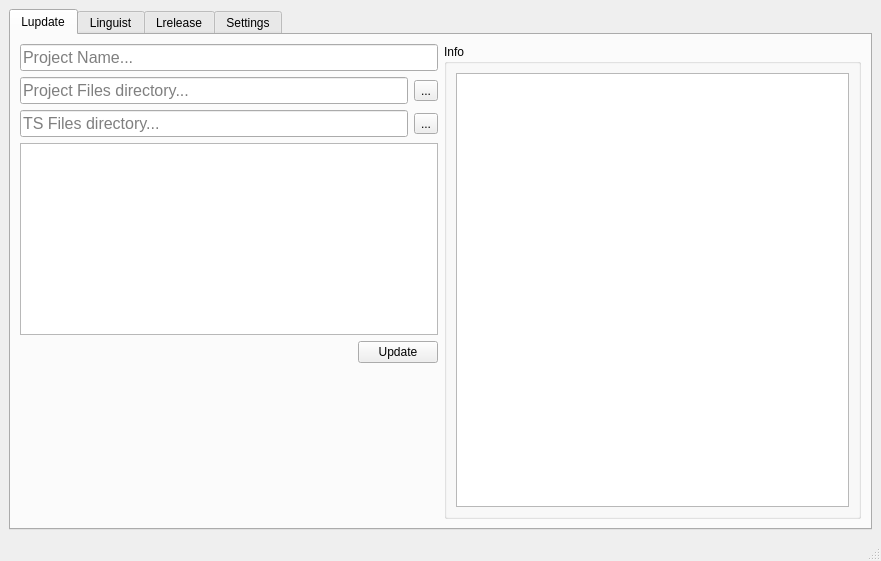
<?xml version="1.0" encoding="UTF-8"?>
<ui version="4.0">
 <class>MainWindow</class>
 <widget class="QMainWindow" name="MainWindow">
  <property name="geometry">
   <rect>
    <x>0</x>
    <y>0</y>
    <width>881</width>
    <height>561</height>
   </rect>
  </property>
  <property name="windowTitle">
   <string>MainWindow</string>
  </property>
  <widget class="QWidget" name="centralwidget">
   <layout class="QGridLayout" name="gridLayout_3">
    <item row="0" column="0">
     <widget class="QTabWidget" name="tabWidget">
      <property name="currentIndex">
       <number>0</number>
      </property>
      <widget class="QWidget" name="tab">
       <attribute name="title">
        <string>Lupdate</string>
       </attribute>
       <layout class="QGridLayout" name="gridLayout_5">
        <item row="1" column="0">
         <layout class="QHBoxLayout" name="horizontalLayout_4">
          <item>
           <widget class="QLineEdit" name="lineEditSourceCodePath">
            <property name="font">
             <font>
              <pointsize>12</pointsize>
             </font>
            </property>
            <property name="placeholderText">
             <string>Project Files directory...</string>
            </property>
           </widget>
          </item>
          <item>
           <widget class="QToolButton" name="toolButtonSourceCodePath">
            <property name="text">
             <string>...</string>
            </property>
           </widget>
          </item>
         </layout>
        </item>
        <item row="4" column="0">
         <layout class="QHBoxLayout" name="horizontalLayout_5">
          <item>
           <spacer name="horizontalSpacer">
            <property name="orientation">
             <enum>Qt::Horizontal</enum>
            </property>
            <property name="sizeHint" stdset="0">
             <size>
              <width>40</width>
              <height>20</height>
             </size>
            </property>
           </spacer>
          </item>
          <item>
           <widget class="QPushButton" name="pushButtonUpdateTsFiles">
            <property name="text">
             <string>Update</string>
            </property>
           </widget>
          </item>
         </layout>
        </item>
        <item row="2" column="0">
         <layout class="QHBoxLayout" name="horizontalLayout">
          <item>
           <widget class="QLineEdit" name="lineEditTsFilesPath">
            <property name="font">
             <font>
              <pointsize>12</pointsize>
             </font>
            </property>
            <property name="placeholderText">
             <string>TS Files directory...</string>
            </property>
           </widget>
          </item>
          <item>
           <widget class="QToolButton" name="toolButtonTsFilesPath">
            <property name="text">
             <string>...</string>
            </property>
           </widget>
          </item>
         </layout>
        </item>
        <item row="5" column="0">
         <spacer name="verticalSpacer">
          <property name="orientation">
           <enum>Qt::Vertical</enum>
          </property>
          <property name="sizeHint" stdset="0">
           <size>
            <width>20</width>
            <height>40</height>
           </size>
          </property>
         </spacer>
        </item>
        <item row="0" column="0">
         <widget class="QLineEdit" name="lineEditProjectName">
          <property name="font">
           <font>
            <pointsize>12</pointsize>
           </font>
          </property>
          <property name="placeholderText">
           <string>Project Name...</string>
          </property>
         </widget>
        </item>
        <item row="0" column="1" rowspan="6">
         <widget class="QGroupBox" name="groupBoxInfo">
          <property name="title">
           <string>Info</string>
          </property>
          <layout class="QGridLayout" name="gridLayout_4">
           <item row="0" column="0">
            <widget class="QTextEdit" name="textEditInfo"/>
           </item>
          </layout>
         </widget>
        </item>
        <item row="3" column="0">
         <widget class="QListWidget" name="listWidgetLanguage"/>
        </item>
       </layout>
      </widget>
      <widget class="QWidget" name="tab_2">
       <attribute name="title">
        <string>Linguist</string>
       </attribute>
       <layout class="QGridLayout" name="gridLayout_2">
        <item row="0" column="0">
         <widget class="QWidget" name="widget_2" native="true">
          <layout class="QGridLayout" name="gridLayout">
           <item row="0" column="0" rowspan="3">
            <widget class="QListWidget" name="listWidgetTsList"/>
           </item>
           <item row="0" column="1">
            <widget class="QComboBox" name="comboBoxLanguage"/>
           </item>
           <item row="1" column="1">
            <widget class="QTableWidget" name="tableWidgetTsValues">
             <property name="selectionMode">
              <enum>QAbstractItemView::ExtendedSelection</enum>
             </property>
             <property name="selectionBehavior">
              <enum>QAbstractItemView::SelectRows</enum>
             </property>
             <property name="sortingEnabled">
              <bool>true</bool>
             </property>
             <property name="columnCount">
              <number>4</number>
             </property>
             <column>
              <property name="text">
               <string>source</string>
              </property>
             </column>
             <column>
              <property name="text">
               <string>translation</string>
              </property>
             </column>
             <column>
              <property name="text">
               <string>new translation</string>
              </property>
             </column>
             <column>
              <property name="text">
               <string>context</string>
              </property>
             </column>
            </widget>
           </item>
           <item row="2" column="1">
            <widget class="QWidget" name="widget" native="true">
             <property name="minimumSize">
              <size>
               <width>0</width>
               <height>0</height>
              </size>
             </property>
             <layout class="QHBoxLayout" name="horizontalLayout_3">
              <item>
               <widget class="QPushButton" name="pushButtonUpdate">
                <property name="text">
                 <string>Update</string>
                </property>
               </widget>
              </item>
              <item>
               <widget class="QPushButton" name="pushButtonSave">
                <property name="text">
                 <string>Save</string>
                </property>
               </widget>
              </item>
              <item>
               <widget class="QPushButton" name="pushButtonSaveAs">
                <property name="text">
                 <string>Save as ...</string>
                </property>
               </widget>
              </item>
             </layout>
            </widget>
           </item>
          </layout>
         </widget>
        </item>
       </layout>
      </widget>
      <widget class="QWidget" name="tab_4">
       <attribute name="title">
        <string>Lrelease</string>
       </attribute>
      </widget>
      <widget class="QWidget" name="tab_3">
       <attribute name="title">
        <string>Settings</string>
       </attribute>
       <widget class="QWidget" name="widgetInterface" native="true">
        <property name="geometry">
         <rect>
          <x>120</x>
          <y>90</y>
          <width>300</width>
          <height>48</height>
         </rect>
        </property>
        <property name="minimumSize">
         <size>
          <width>300</width>
          <height>0</height>
         </size>
        </property>
        <layout class="QHBoxLayout" name="horizontalLayout_2">
         <item>
          <widget class="QLabel" name="label">
           <property name="text">
            <string>Currente Interface</string>
           </property>
          </widget>
         </item>
         <item>
          <widget class="QComboBox" name="comboBoxInterface"/>
         </item>
         <item>
          <widget class="QToolButton" name="toolButtonAddInterface">
           <property name="text">
            <string>+</string>
           </property>
          </widget>
         </item>
        </layout>
       </widget>
      </widget>
     </widget>
    </item>
   </layout>
  </widget>
  <widget class="QMenuBar" name="menubar">
   <property name="geometry">
    <rect>
     <x>0</x>
     <y>0</y>
     <width>881</width>
     <height>26</height>
    </rect>
   </property>
  </widget>
  <widget class="QStatusBar" name="statusbar"/>
 </widget>
 <resources/>
 <connections/>
</ui>
